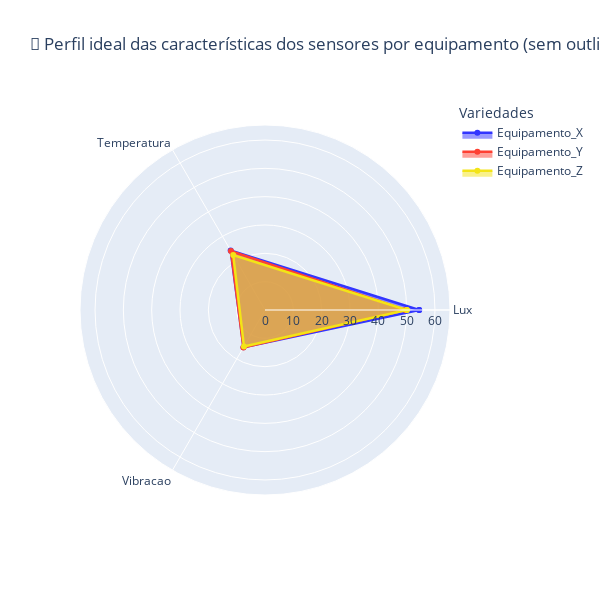

Notebook code for this chart:
### Markdown cell above
🌾 Análise do Perfil Médio Morfológico por Variedade

Este script calcula e exibe o perfil morfológico médio das sementes de trigo (sem outliers), agrupado por tipo de variedade, usando um gráfico radar interativo. As variáveis envolvem características físicas como área, perímetro, compacidade, comprimento e largura do núcleo, coeficiente de assimetria e comprimento do sulco.

Esse perfil pode ser usado para entender visualmente as diferenças entre as variedades e como elas se distribuem nas dimensões analisadas.

### Code cell
#🌾 Análise do Perfil Médio Morfológico por Variedade

# Calcular perfil ideal sem outliers (médias agrupadas por classe)
perfil_ideal_sem_outliers = df_sem_outliers.groupby(coluna_target)[variaveis_numericas].mean().round(2)

# Criar gráfico radar com Plotly e Exibir

# Exibir perfil ideal
print("📶 Perfil ideal das características dos sensores por equipamento:")
print(perfil_ideal_sem_outliers)


# Gráfico radar interativo

categorias = list(perfil_ideal_sem_outliers.columns)

cores = ["#3235FF", "#FE4032", "#F3E416"]

fig = go.Figure()

for i, variedade in enumerate(perfil_ideal_sem_outliers.index):
    valores = perfil_ideal_sem_outliers.loc[variedade].values.flatten().tolist()
    valores += valores[:1]  # fechar ciclo

    fig.add_trace(go.Scatterpolar(
        r=valores,
        theta=categorias + [categorias[0]],
        fill='toself',
        name=variedade,
        line=dict(color=cores[i % len(cores)], width=2.5),
        hoverinfo='text',
        text=[f'{v:.2f}' for v in valores]
    ))

fig.update_layout(
    polar=dict(
        radialaxis=dict(
            visible=True,
            range=[0, max(perfil_ideal_sem_outliers.max()) * 1.2]
        )
    ),
    title="📶 Perfil ideal das características dos sensores por equipamento (sem outliers)",
    showlegend=True,
    height=600,
    width=600,
    legend_title_text='Variedades'
)

fig.show()

### Figure 1 — Plotly figure (JSON) as saved in the notebook; plotly's stock layout.template omitted (floating-point values rounded to 4 significant figures)
{"data": [{"fill": "toself", "hoverinfo": "text", "line": {"color": "#3235FF", "width": 2.5}, "name": "Equipamento_X", "r": [54.42, 24.25, 15.17, 54.42], "text": ["54.42", "24.25", "15.17", "54.42"], "theta": ["Lux", "Temperatura", "Vibracao", "Lux"], "type": "scatterpolar"}, {"fill": "toself", "hoverinfo": "text", "line": {"color": "#FE4032", "width": 2.5}, "name": "Equipamento_Y", "r": [49.57, 24.01, 15.24, 49.57], "text": ["49.57", "24.01", "15.24", "49.57"], "theta": ["Lux", "Temperatura", "Vibracao", "Lux"], "type": "scatterpolar"}, {"fill": "toself", "hoverinfo": "text", "line": {"color": "#F3E416", "width": 2.5}, "name": "Equipamento_Z", "r": [50.07, 22.44, 14.85, 50.07], "text": ["50.07", "22.44", "14.85", "50.07"], "theta": ["Lux", "Temperatura", "Vibracao", "Lux"], "type": "scatterpolar"}], "layout": {"height": 600, "legend": {"title": {"text": "Variedades"}}, "polar": {"radialaxis": {"range": [0, 65.3], "visible": true}}, "showlegend": true, "title": {"text": "📶 Perfil ideal das características dos sensores por equipamento (sem outliers)"}, "width": 600}}
